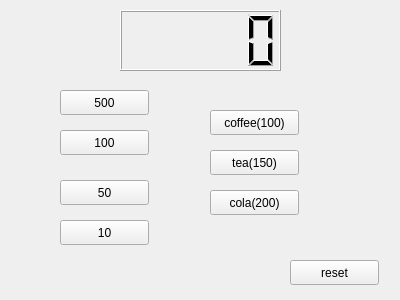
<?xml version="1.0" encoding="UTF-8"?>
<ui version="4.0">
 <class>Widget</class>
 <widget class="QWidget" name="Widget">
  <property name="geometry">
   <rect>
    <x>0</x>
    <y>0</y>
    <width>400</width>
    <height>300</height>
   </rect>
  </property>
  <property name="windowTitle">
   <string>Widget</string>
  </property>
  <widget class="QPushButton" name="pb500">
   <property name="geometry">
    <rect>
     <x>60</x>
     <y>90</y>
     <width>89</width>
     <height>25</height>
    </rect>
   </property>
   <property name="text">
    <string>500</string>
   </property>
  </widget>
  <widget class="QPushButton" name="pb100">
   <property name="geometry">
    <rect>
     <x>60</x>
     <y>130</y>
     <width>89</width>
     <height>25</height>
    </rect>
   </property>
   <property name="text">
    <string>100</string>
   </property>
  </widget>
  <widget class="QPushButton" name="pb10">
   <property name="geometry">
    <rect>
     <x>60</x>
     <y>220</y>
     <width>89</width>
     <height>25</height>
    </rect>
   </property>
   <property name="text">
    <string>10</string>
   </property>
  </widget>
  <widget class="QPushButton" name="pb50">
   <property name="geometry">
    <rect>
     <x>60</x>
     <y>180</y>
     <width>89</width>
     <height>25</height>
    </rect>
   </property>
   <property name="text">
    <string>50</string>
   </property>
  </widget>
  <widget class="QPushButton" name="pbcoffee">
   <property name="geometry">
    <rect>
     <x>210</x>
     <y>110</y>
     <width>89</width>
     <height>25</height>
    </rect>
   </property>
   <property name="text">
    <string>coffee(100)</string>
   </property>
  </widget>
  <widget class="QPushButton" name="pbtea">
   <property name="geometry">
    <rect>
     <x>210</x>
     <y>150</y>
     <width>89</width>
     <height>25</height>
    </rect>
   </property>
   <property name="text">
    <string>tea(150)</string>
   </property>
  </widget>
  <widget class="QPushButton" name="pbcola">
   <property name="geometry">
    <rect>
     <x>210</x>
     <y>190</y>
     <width>89</width>
     <height>25</height>
    </rect>
   </property>
   <property name="text">
    <string>cola(200)</string>
   </property>
  </widget>
  <widget class="QPushButton" name="reset">
   <property name="geometry">
    <rect>
     <x>290</x>
     <y>260</y>
     <width>89</width>
     <height>25</height>
    </rect>
   </property>
   <property name="text">
    <string>reset</string>
   </property>
  </widget>
  <widget class="QLCDNumber" name="lcdNumber">
   <property name="geometry">
    <rect>
     <x>120</x>
     <y>10</y>
     <width>161</width>
     <height>61</height>
    </rect>
   </property>
  </widget>
 </widget>
 <layoutdefault spacing="6" margin="11"/>
 <resources/>
 <connections/>
</ui>
